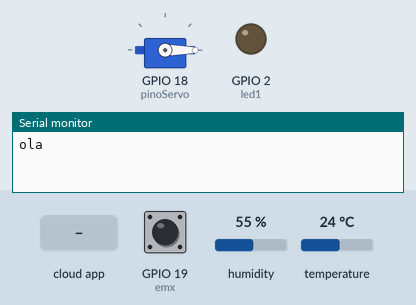
This sketch was run on a simulated ESP8266 (Wemos D1 mini). Shown: servo, output pins drawn as LEDs (lit = HIGH), the last lines printed to the serial monitor. Wiring (inferred from the names in the program): servo: signal GPIO 18. The test bench sets the inputs (shaded band); at power-on: GPIO 19 (emx) HIGH, humidity 55 %, temperature 24 °C. WiFi joins after 1.5 s; servers stay silent unless stated; servo pulses on a pin are drawn as a servo (544–2400 µs = 0–180°); pins used as bus, display or sensor lines are not drawn.

Above: at 5.7 s.
5.8 s: GPIO 19 (emx) pulled LOW for 0.15 s
At 10.6 s:
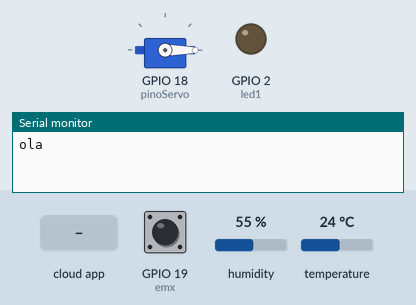
10.9 s: the phone or cloud app sets servo to 50
At 11.6 s:
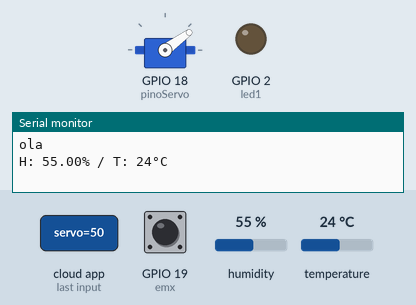
12.4 s: the phone or cloud app sets servo to 100
At 13.3 s:
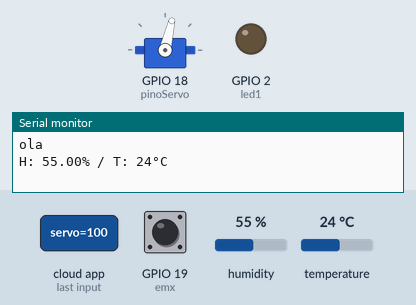
13.9 s: the phone or cloud app sets servo to 0
At 14.7 s:
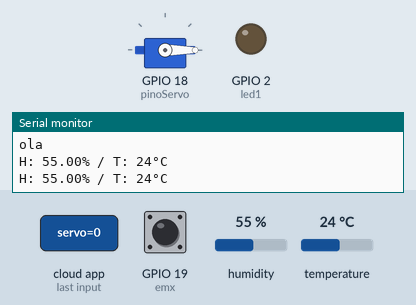
15.4 s: the phone or cloud app sets botao to 1
At 20.5 s:
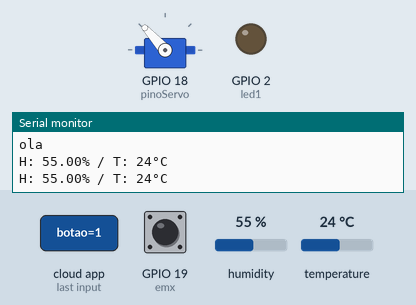
23.1 s: GPIO 19 (emx) pulsed LOW 5 times (0.12 s each, 0.3 s apart)
Timing chart, 0 to 75.3 s (numbered marks = the images above; inputs shaded):
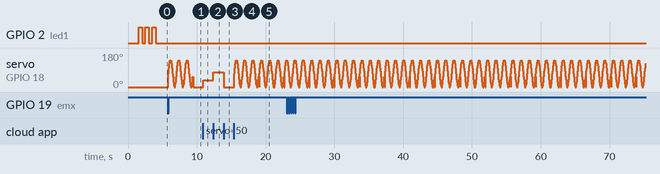

The sketch:

Charissa_jun27a.ino
```cpp
#include <Wire.h>
#include <Adafruit_BMP085.h>
#include <dht.h>
#include "arduino_secrets.h"
#include "thingProperties.h"

#define emx 19
#define led1 2

#define MAX_DUTY 2000
#define MIN_DUTY 500

int senoide[30] = {90,109,127,143,157,168,
                  176,180,180,176,168,157,
                  143,127,109,90,71,53,37,
                  23,12,4,0,0,4,12,23,37,
                  53,71};

//#define pinoDHT11 ADC2_CH0
bool flagEmx;
const int pinoServo = 18;
const int pinoDHT11 = 4;
String medido;
int count = 0;
dht DHT;
Adafruit_BMP085 bmp;

void moveServo(int angulo)
{
    // código do teste do servo motor
    int i;
    int duty = (angulo / 180.0) * (MAX_DUTY - MIN_DUTY) + MIN_DUTY;
    for (i = 0; i < 2; i++)
    {
        digitalWrite(pinoServo, 1);
        delayMicroseconds(duty);
        digitalWrite(pinoServo, 0);
        delayMicroseconds(20000 - duty);
    }
    // fim do teste do servo motor
}


void pisca(int vezes)
{
    for(int i = 0; i < vezes; i++)
    {
      digitalWrite(led1,1);
      delay(500);
      digitalWrite(led1,0);
      delay(500);
    }
}

void servoSeno()
{
  for(int i = 0; i<30; i++)
  {
    moveServo(senoide[i]);
    //delay(10);
  }
}

void barom()
{
    Serial.print("Temperatura: "); //Imprime O Texto No Monitor Serial
    temp = bmp.readTemperature();
    ArduinoCloud.update();

    Serial.print(bmp.readTemperature()); //Imprime No Monitor Serial A Temperatura
    Serial.println(" *C (Grau Celsius)"); //Imprime O Texto No Monitor Serial

    Serial.print("Pressão: "); //Imprime O Texto No Monitor Serial
    Serial.print(bmp.readPressure()); //Imprime No Monitor Serial A Pressão
    Serial.println(" Pa (Pascal)"); //Imprime O Texto No Monitor Serial

    Serial.print("Altitude: "); //Imprime O Texto No Monitor Serial
    Serial.print(bmp.readAltitude()); //Imprime No Monitor Serial A Altitude APROXIMADA
    Serial.println(" m (Metros)"); //Imprime O Texto No Monitor Serial

    Serial.print("Pressão a nível do mar (calculada): "); //IMPRIME O TEXTO NO MONITOR SERIAL
    Serial.print(bmp.readSealevelPressure()); //Imprime No Monitor Serial A Pressão A Nível Do Mar
    Serial.println(" Pa (Pascal)"); //Imprime O Texto No Monitor Serial

    Serial.print("Altitude real: "); //Imprime O Texto No Monitor Serial
    Serial.print(bmp.readAltitude(101500)); //Imprime No Monitor Serial A Altitude Real
    Serial.println(" m (Metros)"); //Imprime O Texto No Monitor Serial

    Serial.println("-----------------------------------"); //Imprime Uma Linha No Monitor Serial
    delay(2000); //Intervalo De 2 Segundos
}

void setup() {
  Serial.begin(9600);
  delay(1500);
  initProperties();
  ArduinoCloud.begin(ArduinoIoTPreferredConnection);
  setDebugMessageLevel(2);
  ArduinoCloud.printDebugInfo();
  pinMode(emx, INPUT_PULLUP);
  pinMode(led1, OUTPUT);
  pinMode(pinoServo, OUTPUT);
  printf("ola\n");
  moveServo(0);
  pisca(3);

  /*if (!bmp.begin()){
    Serial.println("Sensor BMP180 não foi identificado! Verifique as conexões.");
  }*/

}

void loop() {

  //medido = DHT.Humidity;
  if(count == 50)
  {
    count = 0;
    DHT.read11(pinoDHT11);

    Serial.print("H: ");
    Serial.print(DHT.humidity);
    Serial.print("% / T: ");
    Serial.print(DHT.temperature,0);
    Serial.print("°C\n");
    temp = DHT.temperature;
    umid = DHT.humidity;

  //  barom();
    ArduinoCloud.update();
  }
  else
  {
    count++;
  }
  ArduinoCloud.update();
  flagEmx = digitalRead(emx);
  moveServo(servo);
  if(flagEmx == LOW || botao == 1)
  {
    for(int i = 0; i < 3; i++){
      /*led = 1;
      ArduinoCloud.update();
      digitalWrite(led1,1);
      moveServo(180);
      delay(500);
      printf("emergencia\n");
      led = 0;
      ArduinoCloud.update();
      digitalWrite(led1,0);
      moveServo(0);
      delay(500);*/
      servoSeno();
    }
  }
  delay(10);
}
/*
void onTempChange()  {
  // Add your code here to act upon Temp change
}

void onLedChange()  {
  // Add your code here to act upon Led change
}


void onBotaoChange()  {
  // Add your code here to act upon Botao change
}*/
```

arduino_secrets.h
```cpp
#define SECRET_SSID "IoT"
#define SECRET_OPTIONAL_PASS "S3n@i122"
#define SECRET_DEVICE_KEY "JVBSB2RVNKJHQZYTNHH1"
```

thingProperties.h
```cpp
// Code generated by Arduino IoT Cloud, DO NOT EDIT.

#include <ArduinoIoTCloud.h>
#include <Arduino_ConnectionHandler.h>

const char DEVICE_LOGIN_NAME[]  = "517fd1c7-24fd-4f2e-9023-7a87ddfade10";

const char SSID[]               = SECRET_SSID;    // Network SSID (name)
const char PASS[]               = SECRET_OPTIONAL_PASS;    // Network password (use for WPA, or use as key for WEP)
const char DEVICE_KEY[]  = SECRET_DEVICE_KEY;    // Secret device password

/*void onTempChange();
void onBotaoChange();
void onLedChange();*/

int temp;
int umid;
int servo;
bool botao;
bool led;

void initProperties(){

  ArduinoCloud.setBoardId(DEVICE_LOGIN_NAME);
  ArduinoCloud.setSecretDeviceKey(DEVICE_KEY);
  ArduinoCloud.addProperty(temp, READWRITE, ON_CHANGE, NULL);
  ArduinoCloud.addProperty(botao, READWRITE, ON_CHANGE, NULL);
  ArduinoCloud.addProperty(umid, READWRITE, ON_CHANGE, NULL);
  ArduinoCloud.addProperty(led, READWRITE, ON_CHANGE, NULL);
  ArduinoCloud.addProperty(servo, READWRITE, ON_CHANGE, NULL);

}

WiFiConnectionHandler ArduinoIoTPreferredConnection(SSID, PASS);
```

Measured:
- after the input at 10.9 s, servo on GPIO 18 (pinoServo): 0° → 36° at once
- after the input at 12.4 s, servo on GPIO 18 (pinoServo): 36° → 77° at once
- after the input at 13.9 s, servo on GPIO 18 (pinoServo): 77° → 0° at once
